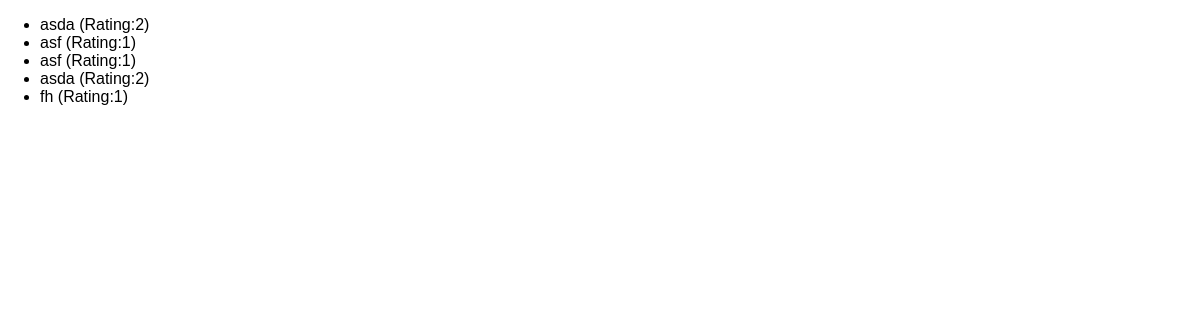
The app's page /reviews, older data.
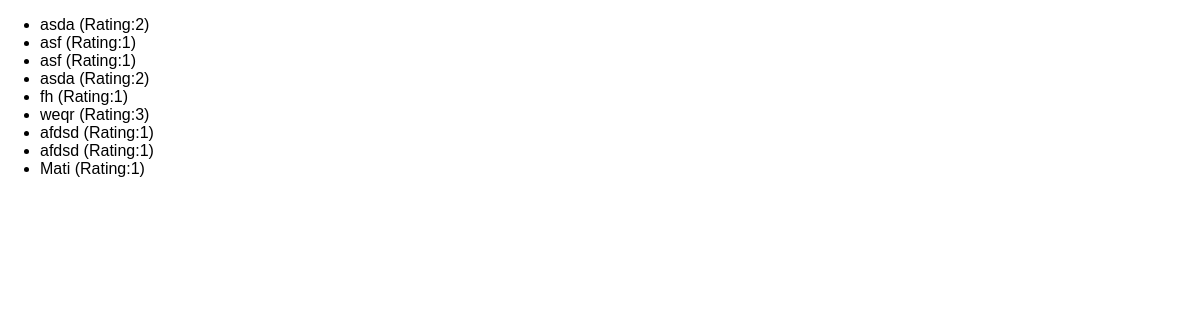
The same page, newer data.
### reviews/models.py (models this page shows)
class Review(models.Model):
    user_name = models.CharField(max_length=100)
    review_text = models.TextField()
    rating = models.IntegerField()

### reviews/views.py (the view)
# urls.py: path("reviews", views.ReviewsListView.as_view()),
class ReviewsListView(ListView):
    template_name = "reviews/review_list.html"
    model = Review
    context_object_name = "reviews"
    def get_context_data(self, **kwargs):
        context = super().get_context_data(**kwargs)
        reviews = Review.objects.all()
        context['reviews'] = reviews
        return context

### reviews/templates/reviews/review_list.html (shortened to what this page needs)
{% extends "reviews/base.html" %}
{% block content %}
  <ul>
    {% for review in reviews %}
      <li>{{ review.user_name }} (Rating:{{ review.rating }})</li>
    {% endfor %}
  </ul>
{% endblock %}

Row changes from the older to the newer data that the page shows:
added Review: user_name "weqr", rating "3"
added Review: user_name "afdsd", rating "1"
added Review: user_name "afdsd", rating "1"
added Review: user_name "Mati", rating "1"
